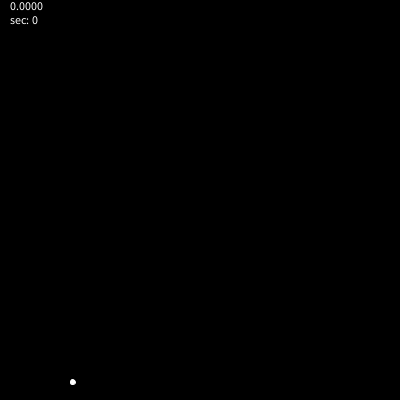
Frame 1 (no input)
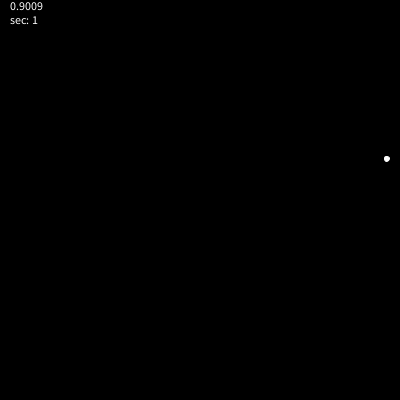
Frame 60 (the mouse pressed at the canvas centre just before this capture)
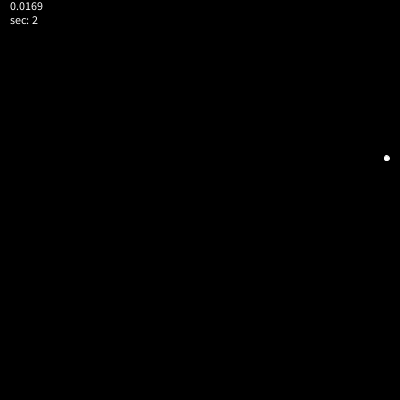
Frame 120 (the mouse held since frame 60 and released just before this capture)

The Processing sketch that drew these frames (run headless with seeded random() and noise(); from frame 60 on, the mouse is pressed at the canvas centre):

// Processing sketch: delta_tests_more
// ── delta_tests_more.pde
long gt() {
  return System.nanoTime();
}
long time_now = gt();
long time_last = gt();
long time_delta = 0;
float dt = 0;
float dt_accum = 0;
float dt_display = 0;
int secondsCounter = 0;
PVector pos, vel;
void setup() {
  size(400,400);
  pos = new PVector(0, height / 2);
  vel = new PVector(width,0);
}



void draw() {
  
  time_now = gt();
  time_delta = time_now - time_last;
  time_last = time_now;
  
  dt = (float) time_delta / 1e9;
  background(0);
  
  dt_accum += dt;
  if (dt_accum >= 1.0) {
    dt_accum = 0;
    dt_display = dt;
    secondsCounter += 1;
  }
  
  fill(255);
  text(nfc(dt_display, 4) + "\nsec: " + secondsCounter, 10, 10);
  pos.x += vel.x * dt;
  float xx = map(pos.x, 0, width, 0, TWO_PI);
  pos.y = map(sin(xx), -1, 1, 0, height);
  
  stroke(255);
  ellipse(pos.x, pos.y, 5, 5);
  
  if (pos.x >= width) {
    
    pos.x = 0;
  }
  

}
